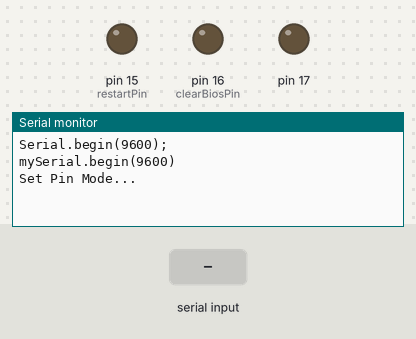
Bench run of a sketch on a simulated Arduino Pro Mini, built with avr-gcc and run on an emulated ATmega328P. On the bench: output pins drawn as LEDs (lit = HIGH), the last lines printed to the serial monitor. The inputs (shaded band) are chosen by the test bench.

Above: at 1.2 s.
1.3 s: "1\n" received over Serial
At 2.5 s:
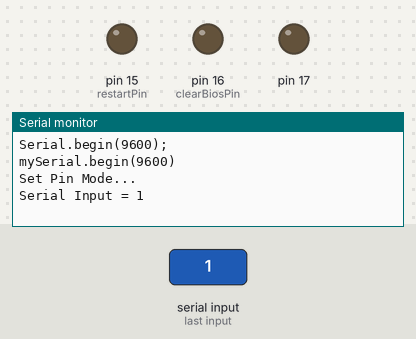
2.8 s: "1\n" received over the second serial link
At 3.8 s:
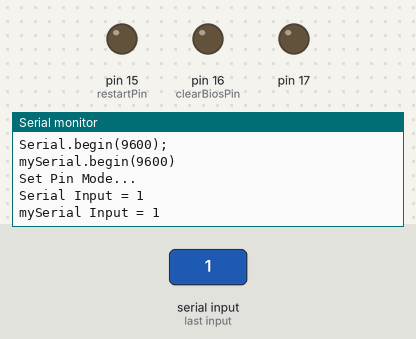

Measured:
- after the input at 1.3 s, the serial monitor: prints a new line at once (image 1)
- after the input at 2.8 s, the serial monitor: prints a new line at once (image 2)

The sketch:

pro_mini.ino
```cpp
#include <SoftwareSerial.h>
SoftwareSerial mySerial(3, 2); // RX | TX
String inComing = "";
const byte powerPin = 14; //A0
const char* powerOn = "power";
const byte restartPin = 15; //A1
const char* powerRestart = "restart";
const byte clearBiosPin = 16; //A2
const char* clearBios = "clear";
const unsigned long intervalPowerButton = 255;
const unsigned long intervalClearBiosJumper = 5000;

void setPin() {
  pinMode(powerPin, OUTPUT);
  pinMode(restartPin, OUTPUT);
  pinMode(clearBiosPin, OUTPUT);
  pinMode(17, OUTPUT);
}

void setup() {
  Serial.begin(9600);
  Serial.println("Serial.begin(9600);");
  mySerial.begin(9600);
  Serial.println("mySerial.begin(9600)");
  Serial.println();
  Serial.println("Set Pin Mode...");
  setPin();
  Serial.println();
}

void loop() {
  while (Serial.available() > 0) {
    inComing = Serial.readStringUntil('\n');
    if (inComing != "") {
      Serial.print("Serial Input = ");
      Serial.println(inComing);
      mySerial.println(inComing);
      readSerialData();
    }
  }

  while (mySerial.available() > 0) {
    inComing = mySerial.readStringUntil('\n');
    if (inComing != "") {
      Serial.print("mySerial Input = ");
      Serial.println(inComing);
      readSerialData();
    }
  }
}

void readSerialData() {
  inComing.trim();
  if (inComing.equalsIgnoreCase(powerOn)) {
    relayPowerOn();
  } else  if (inComing.equalsIgnoreCase(powerRestart)) {
    relayPowerRestart();
  } else if (inComing.equalsIgnoreCase(clearBios)) {
    relayClearBios();
  }
}

void relayPowerOn() {
  Serial.println("relayPowerOn");
  digitalWrite(powerPin, 1);
  digitalWrite(17, 1);
  delay(intervalPowerButton);
  digitalWrite(17, 0);
  digitalWrite(powerPin, 0);
}

void relayPowerRestart() {
  Serial.println("relayPowerRestart");
  digitalWrite(restartPin, 1);
  digitalWrite(17, 1);
  delay(intervalPowerButton);
  digitalWrite(17, 0);
  digitalWrite(restartPin, 0);
}

void relayClearBios() {
  Serial.println("relayPowerRestart");
  digitalWrite(clearBiosPin, 1);
  digitalWrite(17, 1);
  delay(intervalClearBiosJumper);
  digitalWrite(17, 0);
  digitalWrite(clearBiosPin, 0);
}
```
